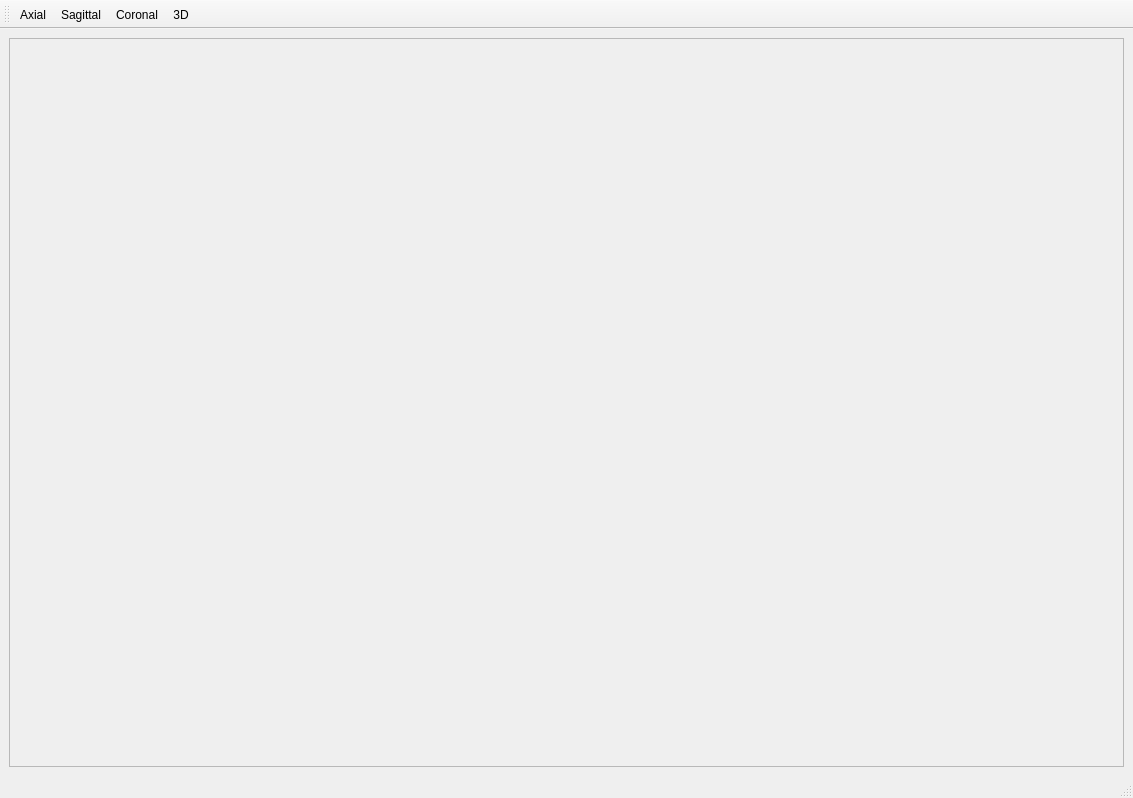
<?xml version="1.0" encoding="UTF-8"?>
<ui version="4.0">
 <class>MainWindow</class>
 <widget class="QMainWindow" name="MainWindow">
  <property name="geometry">
   <rect>
    <x>0</x>
    <y>0</y>
    <width>1133</width>
    <height>798</height>
   </rect>
  </property>
  <property name="windowTitle">
   <string>MainWindow</string>
  </property>
  <widget class="QWidget" name="centralwidget">
   <layout class="QVBoxLayout" name="verticalLayout">
    <item>
     <widget class="QFrame" name="windows">
      <property name="frameShape">
       <enum>QFrame::StyledPanel</enum>
      </property>
      <property name="frameShadow">
       <enum>QFrame::Raised</enum>
      </property>
     </widget>
    </item>
   </layout>
  </widget>
  <widget class="QMenuBar" name="menubar">
   <property name="geometry">
    <rect>
     <x>0</x>
     <y>0</y>
     <width>1133</width>
     <height>20</height>
    </rect>
   </property>
  </widget>
  <widget class="QStatusBar" name="statusbar"/>
  <widget class="QToolBar" name="toolBar">
   <property name="windowTitle">
    <string>toolBar</string>
   </property>
   <attribute name="toolBarArea">
    <enum>TopToolBarArea</enum>
   </attribute>
   <attribute name="toolBarBreak">
    <bool>false</bool>
   </attribute>
   <addaction name="actionAxial"/>
   <addaction name="actionSagittal"/>
   <addaction name="actionCoronal"/>
   <addaction name="action3D"/>
  </widget>
  <action name="actionAxial">
   <property name="checkable">
    <bool>true</bool>
   </property>
   <property name="icon">
    <iconset resource="Resources.qrc">
      <normaloff>:/Icons/ax1-01.png</normaloff>
    </iconset>
   </property>
   <property name="text">
    <string>Axial</string>
   </property>
   <property name="toolTip">
    <string>Show Axial view </string>
   </property>
  </action>
  <action name="actionSagittal">
   <property name="checkable">
    <bool>true</bool>
   </property>
   <property name="icon">
    <iconset resource="Resources.qrc">
      <normaloff>:/Icons/sag1-01.png</normaloff>
    </iconset>
   </property>
   <property name="text">
    <string>Sagittal</string>
   </property>
   <property name="toolTip">
    <string>Show Sagittal view</string>
   </property>
  </action>
  <action name="actionCoronal">
   <property name="checkable">
    <bool>true</bool>
   </property>
   <property name="icon">
    <iconset resource="Resources.qrc">
      <normaloff>:/Icons/cor1-01.png</normaloff>
    </iconset>
   </property>
   <property name="text">
    <string>Coronal</string>
   </property>
   <property name="toolTip">
    <string>Show Coronal view</string>
   </property>
  </action>
  <action name="action3D">
   <property name="checkable">
    <bool>true</bool>
   </property>
   <property name="icon">
    <iconset resource="Resources.qrc">
      <normaloff>:/Icons/dimension-01.png</normaloff>
    </iconset>
   </property>
   <property name="text">
    <string>3D</string>
   </property>
   <property name="toolTip">
    <string>Show view in 3D</string>
   </property>
  </action>
 </widget>
 <resources>
  <include location="Resources.qrc"/>
 </resources>
 <connections/>
</ui>
